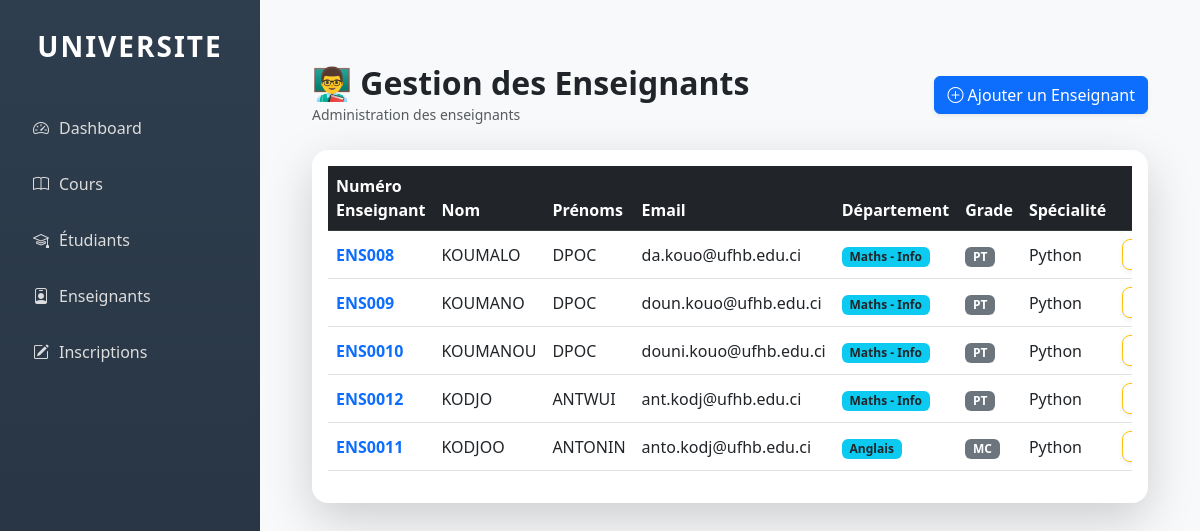
Page /enseignants/ on the committed database.
### nosqlproject/models.py (models this page shows, shortened)
class Enseignant(models.Model):
    DEPARTEMENT_CHOICES = [
        ('Maths - Info', 'Maths - Info'),
        ('Anglais', 'Anglais'),
    ]
    GRADE_CHOICES = [
        ('PT', 'PT'),
        ('MC', 'MC'),
    ]
    num_ens = models.CharField(max_length=10, unique=True, null=False, blank=False)
    nom = models.CharField(max_length=100)
    prenoms = models.CharField(max_length=150)
    email = models.EmailField(unique=True)
    departement = models.CharField(max_length=100, choices=DEPARTEMENT_CHOICES)
    grade = models.CharField(max_length=50, choices=GRADE_CHOICES)
    specialite = models.CharField(max_length=100)

### nosqlproject/views.py (the view)
# urls.py: path('enseignants/', views.enseignants_list, name='enseignants_list'),
def enseignants_list(request):
    enseignants = Enseignant.objects.all()
    return render(request, 'nosqlproject/enseignants_list.html', {'enseignants_list':enseignants})

### nosqlproject/templates/nosqlproject/enseignants_list.html (shortened to what this page needs)
{% extends 'nosqlproject/base.html' %}
{% block content %}
<div class="container mt-4">
    <div class="d-flex justify-content-between align-items-center mb-4">
        <div>
            <h2 class="fw-bold mb-0">👨‍🏫 Gestion des Enseignants</h2>
            <small class="text-muted">
                Administration des enseignants
            </small>
        </div>
        <a href="{% url 'enseignants_create' %}" class="btn btn-primary shadow-sm">
            <i class="bi bi-plus-circle"></i> Ajouter un Enseignant
        </a>
    </div>
    <div class="card border-0 shadow-lg rounded-4">
        <div class="card-body">
            <div class="table-responsive">
                <table id="enseignantsTable" class="table table-hover align-middle">
                    <thead class="table-dark">
                        <tr>
                            <th>Numéro Enseignant</th>
                            <th>Nom</th>
                            <th>Prénoms</th>
                            <th>Email</th>
                            <th>Département</th>
                            <th>Grade</th>
                            <th>Spécialité</th>
                            <th class="text-center" style="width:130px;">Actions</th>
                        </tr>
                    </thead>
                    <tbody>
                        {% for enseignant in enseignants_list %}
                        <tr>
                            <td class="fw-bold text-primary">
                                {{ enseignant.num_ens|default:"PAS DE NUMÉRO" }}
                            </td>
                            <td>{{ enseignant.nom }}</td>
                            <td>{{ enseignant.prenoms }}</td>
                            <td>{{ enseignant.email }}</td>
                            <td>
                                <span class="badge bg-info text-dark">
                                    {{ enseignant.departement }}
                                </span>
                            </td>
                            <td>
                                <span class="badge bg-secondary">
                                    {{ enseignant.grade }}
                                </span>
                            </td>
                            <td>{{ enseignant.specialite }}</td>
                            <td class="text-center">
                                <div class="d-flex justify-content-center gap-2">
                                    <a href="{% url 'enseignants_update' enseignant.pk %}"
                                       class="btn btn-sm btn-outline-warning rounded-3 shadow-sm">
                                    </a>
                                </div>
                            </td>
                        </tr>
                        {% empty %}
                        <tr>
                            <td colspan="8" class="text-center text-muted py-4">
                                Aucun enseignant disponible
                            </td>
                        </tr>
                        {% endfor %}
                    </tbody>
                </table>
            </div>
        </div>
    </div>
</div>
{% endblock %}

### nosqlproject/templates/nosqlproject/base.html (style rules this page uses)
body { margin: 0; font-family: 'Segoe UI', sans-serif; background-color: #f8f9fa; }

### rows in the picture
Enseignant: num_ens "ENS008", nom "KOUMALO", prenoms "DPOC", email "da.kouo@ufhb.edu.ci", departement "Maths - Info", grade "PT", specialite "Python"
Enseignant: num_ens "ENS009", nom "KOUMANO", prenoms "DPOC", email "doun.kouo@ufhb.edu.ci", departement "Maths - Info", grade "PT", specialite "Python"
Enseignant: num_ens "ENS0010", nom "KOUMANOU", prenoms "DPOC", email "douni.kouo@ufhb.edu.ci", departement "Maths - Info", grade "PT", specialite "Python"
Enseignant: num_ens "ENS0012", nom "KODJO", prenoms "ANTWUI", email "ant.kodj@ufhb.edu.ci", departement "Maths - Info", grade "PT", specialite "Python"
Enseignant: num_ens "ENS0011", nom "KODJOO", prenoms "ANTONIN", email "anto.kodj@ufhb.edu.ci", departement "Anglais", grade "MC", specialite "Python"
